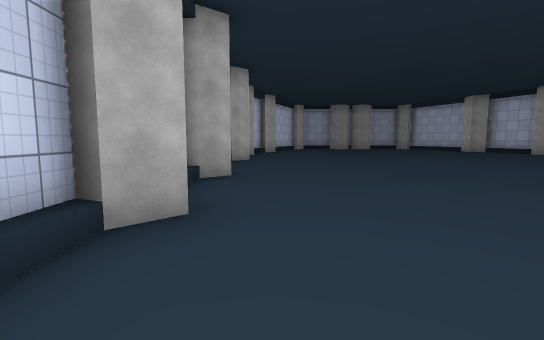
[1] (above)

16 first-person views from a walk through a Unity game level. The camera is 1.4 m above the floor, tilts 6° down and sees 85° across. Doors are open. The floor is counted in squares, 2 m on a side. Each view is taken from the middle of a square. On the plan, view 1 faces up. The plan holds only what a view shows up to about 10 squares ahead; the rest is blank. The place goes on beyond the plan. The player character is not drawn. Some surface patterns are stand-ins.

[2]
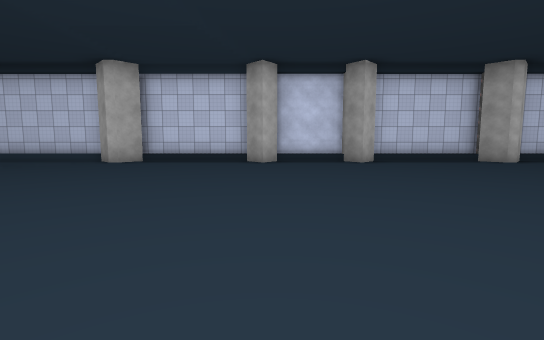

[3]
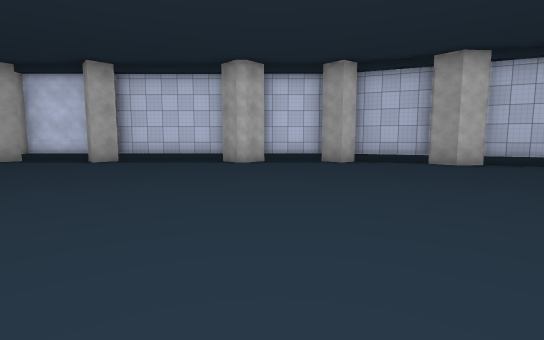

[4]
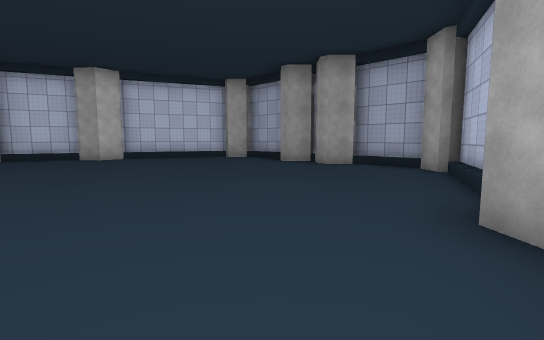

[5]
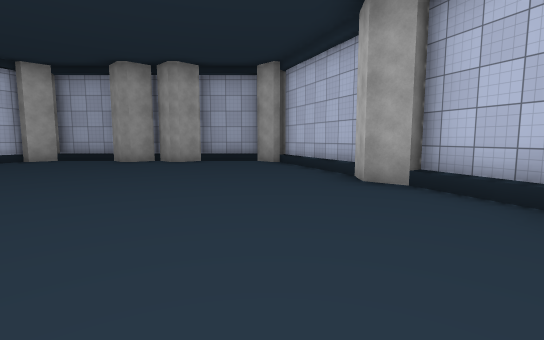

[6]
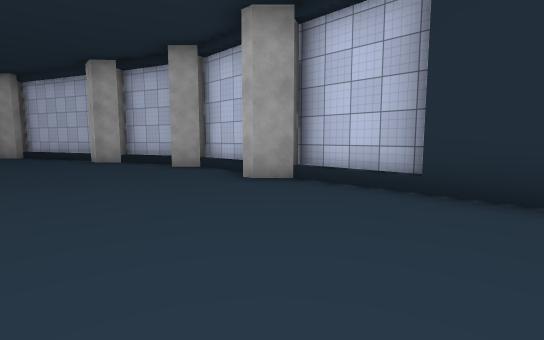

[7]
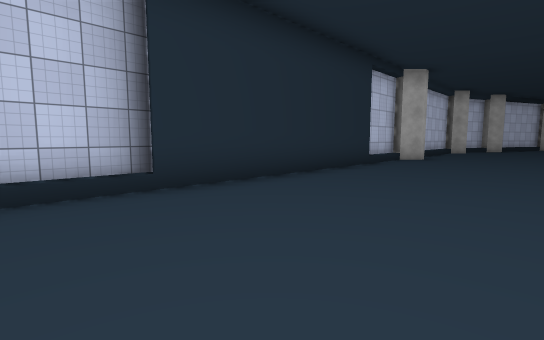

[8]
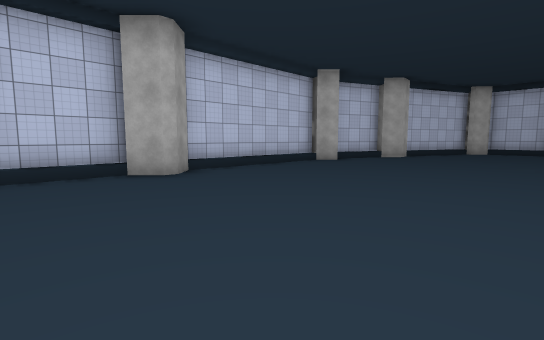

[9]
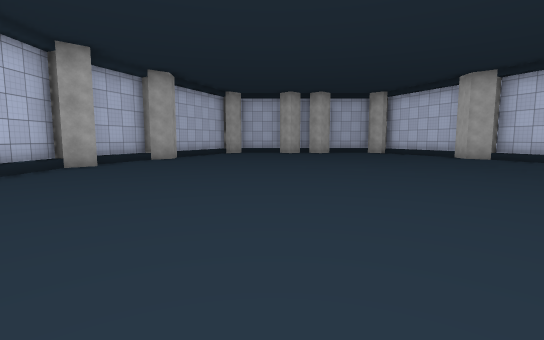

[10]
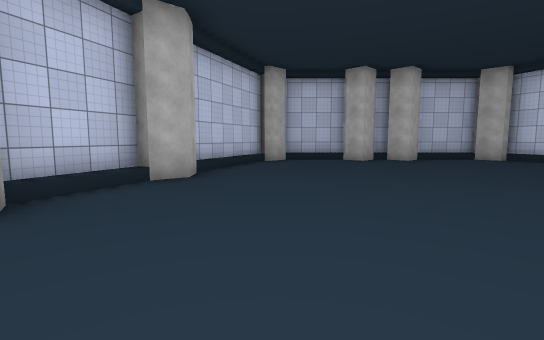

[11]
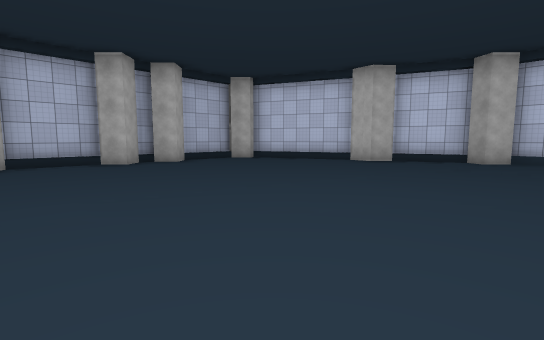

[12]
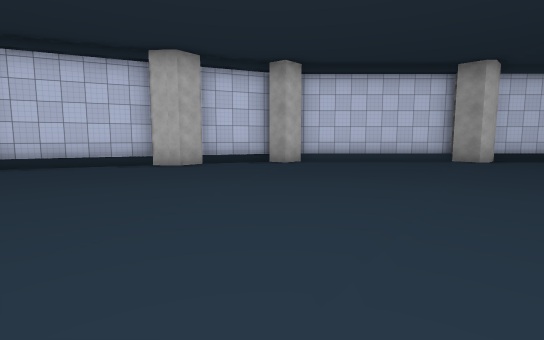

[13]
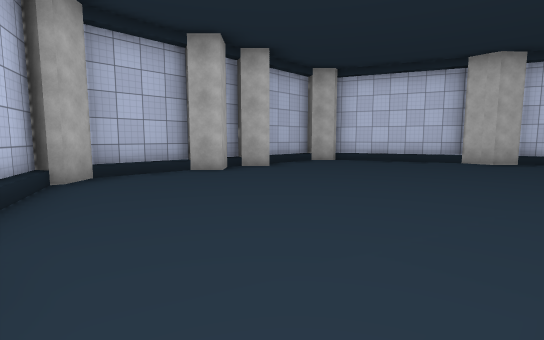

[14]
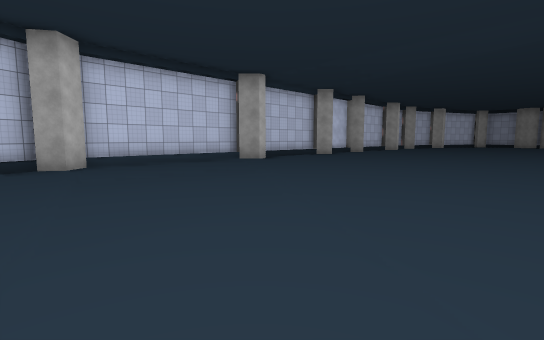

[15]
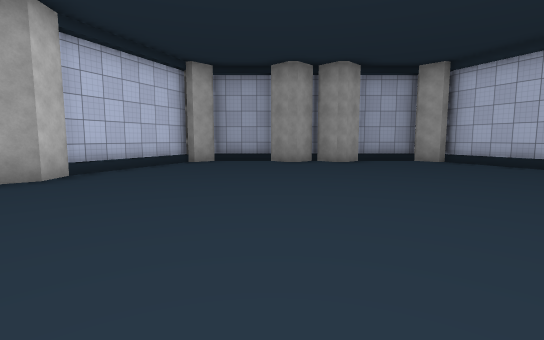

[16]
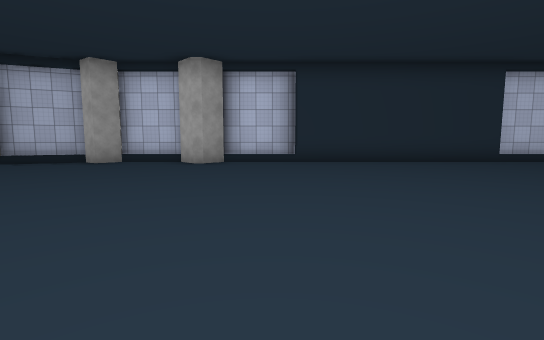

### Floor plan
Key: @ floor where view 1 was taken; # wall or solid block; . main floor; : floor 0.5 m higher than the main floor; / step, stairs or slope.
Columns run from 2 left of view 1 to 13 right of it. Each row starts with its distance up from view 1.
 21    #########
 20    #...##..##
 19   ##........##
 18   #..........#
 17   #..........#
 16  ##..........##
 15 ##............#
 14 #/............#
 13 ##............##
 12 #............./#
 11 #.............:#
 10 ##............##
  9 #............./#
  8 #............./#
  7 #.............##
  6 ##............#
  5 #.............#
  4 #.............#
  3 ##............#
  2 #.............#
  1 #.............##
  0 #.@.........../#
 -1 #.............##
 -2 ##............##
 -3 #............./#
 -4 #............./#
 -5 #............./#
 -6 #............./#
 -7 #.............##
 -8 ##............#
 -9  #............#
-10  #...........##
-11  ##..........#
-12   #..........#
-13   #.........##
-14   ##........#
-15    ##/###//##
-16     ### ####

Positions as (right, up) in squares from view 1, and headings:
1: (0, 0), facing up
2: (8, 3), facing left
3: (8, 11), facing left
4: (11, 13), facing up-left
5: (9, 11), facing up
6: (8, 6), facing up-right
7: (8, 9), facing down-right
8: (6, 1), facing down-right
9: (7, 0), facing down
10: (9, -5), facing down
11: (9, -6), facing down-left
12: (8, -8), facing left
13: (10, -9), facing down-left
14: (7, -9), facing up-left
15: (4, 11), facing up
16: (3, 8), facing right
